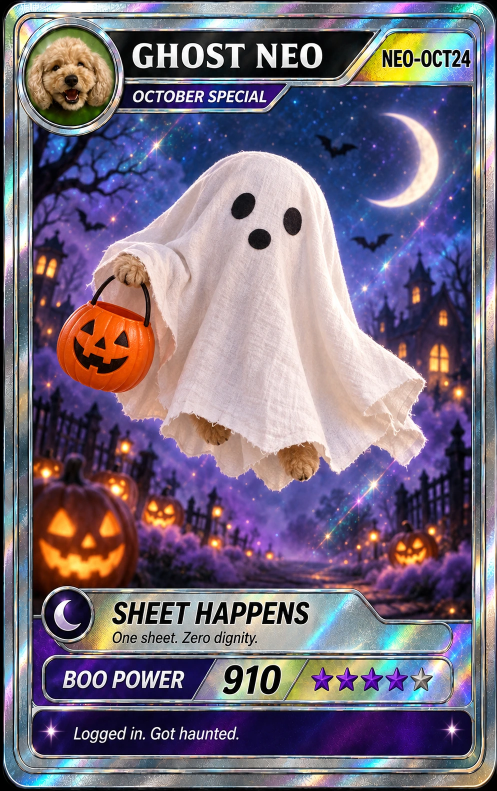
#> input picture cardimage/10_ghost.webp, 994 x 1582 px, given in place of 10_ghost.webp_raw2k.png, which was not available (shown at 1/2 size)
$ python -i cardimage_fruit_templates.py   (imports and definitions only)
#> lines starting #> are read from the running program, lines starting #| are printed output that depends on the picture; pictures that were not available may be replaced by others from this repository, and a replacement may not be noted
#> in recrop, gen is the input picture: PIL image 994x1582 RGB; mean R, G, B 118.9, 108.1, 125.9
"""딸기·상추 카드의 "제목 글자만 지운 5:8 틀" 시안 만들기 (#592, docs/cardimage/).

원본(`cardimage/raw/` 의 딸기·상추 카드, 비율 0.706·0.800)은 달력 카드(994×1582, 5:8)보다 넓다.
틀은 제목판의 글자만 지우고(판·금속 테두리·홀로는 유지, 오른쪽 위 배지는 글자 그대로) 5:8 로
만든다. 비율 차이는 **그림 창이 위아래로 길어지는 것**으로 메우고, 카드·머리띠·주인공·아래판은
늘이거나 누르지 않는다.

1회차 (`--round 1`, 카드마다 두 가지 = 4회 호출):
  v1  원본을 994 폭으로 줄여 994×1582 회색 캔버스 가운데에 놓고 → 2:3 검은 띠 → 한 장만 보낸다.
      결과: 모델이 회색을 그대로 두어 실패.
  v2  이미지 1 = 원본, 이미지 2 = `4_blossom_template.webp`(2:3 검은 띠) 를 **배치 참고로만** 보낸다.
      결과: 방식은 맞았으나 딸기는 카드가 2:3 전체로 그려지고, 상추는 별 개수가 바뀌었다.
  출력은 엔진의 `fit_to_card`(고정 폭 가운데 자르기)로 994×1582 를 만들었다.
  (원본은 2:3 보다 넓어 `pad_to_2_3` 이 띠를 붙이지 않는다 — v2 의 이미지 1 은 원본 그대로 간다.)

2회차 (`--round 2`, 카드마다 v2r2 한 번 = 2회 호출):
  v2 방식 + 별 구성 고정 + "이미지 2 의 카드와 같은 폭, 좌우 검은 여백 유지" 강화.
  출력은 고정 폭으로 자르지 않고 `detect_card_bbox` 로 실제 카드 경계(검은 여백 대비)를 찾아 자른 뒤
  994×1582 로 줄인다. 잘라낸 비율이 0.628 에서 3% 넘게 벗어나면 늘리지 않고 `NOT_ADOPTABLE` 로 남긴다.
  `--recrop lettuce_v2` 는 호출 없이 1회차 raw 에 같은 자르기를 적용한다.

채택 (사용자 09-18) — 둘 다 2회차 v2r2:
  딸기  `strawberry_v2r2_squeezed.png` → `cardimage/strawberry_template.webp`.
        카드 상자가 1691×2526(비율 0.669, +6.5%)이라 `NOT_ADOPTABLE` 이었는데, 그 상자를 가로로만
        ×0.939 눌러(비율 5:8) 994×1582 로 만든 판을 사용자가 골랐다. 이 누르기는 이 도구가 하지 않는다.
  상추  `lettuce_v2r2.png`(상자 1590×2528, +0.1%) → `cardimage/lettuce_template.webp`.
  두 장 모두 WebP q92(lossy, 달 틀과 같은 방식)로 옮겼다. 오른쪽 위 배지(`NEO-S0824`·`NEO-0824`)는
  달 틀처럼 `26<월>` 로 바꾸지 않고 **원본 글자 그대로 둔다** (사용자 결정).
  Nano Banana 2 호출은 1회차 4 + 2회차 2 = 6회, 약 $0.60 (2026-09-18).

결과는 `cardimage/out/templates_fruit/` — 이름별 `.png`, 모델 원본 `_raw2k.png`, 입력 `_inputN.png`,
프롬프트·모델·시각·잘라낸 상자 `.json`, 비교표 `_sheet.png`(1회차)·`_sheet_r2.png`(2회차).
이미 결과가 있는 조합은 다시 부르지 않는다.

⚠ 호출마다 돈이 나갑니다 — Nano Banana 2 2K 한 장 약 $0.10. 1회차 4회 ≈ $0.40, 2회차 2회 ≈ $0.20.
   돌리기 전에 사용자 승인을 받습니다. `--max-calls` 를 넘으면 멈춥니다.

실행 (backend/ 에서):
  PYTHONUTF8=1 uv run --no-sync python tools/cardimage_fruit_templates.py --round 2 --max-calls 2
  PYTHONUTF8=1 uv run --no-sync python tools/cardimage_fruit_templates.py --recrop lettuce_v2     # API 없음
  PYTHONUTF8=1 uv run --no-sync python tools/cardimage_fruit_templates.py --round 2 --sheet-only  # API 없음
"""

from __future__ import annotations

import argparse
import datetime as dt
import io
import json
import sys
import traceback
from pathlib import Path

from cardimage_try import CARDIMAGE, pad_to_2_3, png_bytes, read_env_key
from PIL import Image, ImageDraw, ImageFont

from daengs_cardimage.engine import CARD_SIZE, fit_to_card

OUT = CARDIMAGE / "out" / "templates_fruit"
MODEL = "gemini-3.1-flash-image"
SIZE = "2K"
FILLER = (128, 128, 128)
LAYOUT_REF = CARDIMAGE / "4_blossom_template.webp"
CARD_RATIO = CARD_SIZE[0] / CARD_SIZE[1]
RATIO_TOLERANCE = 0.03

CARDS: dict[str, dict[str, str]] = {
    "strawberry": {
        "file": "raw/strawberry_neo.png",
        "title": "STRAWBERRY NEO",
        "badge": "NEO-S0824",
        "subtitle": "FRUIT DOG",
        "subject": "the red strawberry with the dog's face showing through its round hole, hanging from the green leaf parachute with its thin golden cords",
        "scenery": "the starry pastel sky, the pink clouds, the sparkles and the golden seed trail",
        "panel": '"CALYX GLIDE", "Leaf canopy open. Landing optional.", "AIRTIME", "855", the five stars, and "Tiny seeds. Grand entrance."',
        # 원본 확대 확인(09-18): 초록 3 · 옅은 회녹색 1 · 은회색(살짝 분홍빛) 1
        "stars": "exactly 5 stars, in this order from left to right: 3 green stars, then 1 pale grey-green star, then 1 silver-grey star",
    },
    "lettuce": {
        "file": "raw/Lettuce_neo.png",
        "title": "LETTUCE NEO",
        "badge": "NEO-0824",
        "subtitle": "VEGGIE DOG",
        "subject": "the lettuce figure with the dog's face showing through the leaves, standing on its lettuce-stem legs, and the lettuce leaves floating around it",
        "scenery": "the rainbow holographic light rays, the sparkles and the glossy floor",
        "panel": '"LEAF PARADE", "Loose leaves strut in a fresh breeze.", "FRESH FLUTTER", "800", the five stars, and "Loose leaves. Loud smile."',
        # 원본 확대 확인(09-18): 초록 3 · 은회색 2
        "stars": "exactly 5 stars, in this order from left to right: 3 green stars, then 2 silver-grey stars",
    },
}

KEEP = """Keep everything else exactly as it is in image 1, with the same look, size and proportions: the badge at the top right with the exact text "{badge}" (same text, font, letter size, color, shape and width — do not rename, shorten or resize it), the green ribbon with the text "{subtitle}", the round leaf icon under the badge, the circular portrait at the top left with the dog's face, {subject}, the holographic border, and the bottom panel with all its text and icons: {panel}. Do not add, remove or alter any text. Do not add new objects and do not duplicate existing ones."""

TITLE_ERASE = """Title plate at the top: erase only the letters of the title "{title}". Keep the title plate itself exactly as it is — its dark near-black background band, its metallic edges and its holographic sheen must remain. The result is an empty dark plate with no text. Do not make the plate wider or narrower."""

PROMPT_V1 = """Image 1 is a collectible trading card placed in the middle of a taller canvas. Above and below the card there is flat gray filler, and on the far left and right there are black bars.

Make exactly two changes:

1. """ + TITLE_ERASE + """

2. Turn it into one complete, taller card that fills the whole area between the black bars from the very top edge to the very bottom edge, with no gray left anywhere. The holographic border runs around the new outer edge. Get the extra height only by making the central illustration window taller: extend {scenery} upward and downward, so more of the scene shows above and below the subject. The whole header (circular portrait, title plate, badge, ribbon, leaf icon) sits at the new top of the card and the bottom panel sits at the new bottom, each keeping exactly its current size and shape. Do not stretch or squash anything — the header, the subject, the dog's face and the bottom panel keep their current proportions and scale.

""" + KEEP + """ Keep the black bars on the left and right. Output only the edited card."""

PROMPT_V2 = """Image 1 is a collectible trading card. Image 2 is a different card, given ONLY as a layout reference — do not copy any of its content, colors, texts, illustration, icons or dog.

Redraw image 1 as a taller card:

- Match image 2's overall proportions: the card is tall and narrow and sits centered with black bars on the left and right, exactly like image 2.
- Match the vertical position and the size of image 2's header at the top and of image 2's bottom panel at the bottom.
- Get the extra height only by making image 1's central illustration window taller: extend {scenery} upward and downward, so more of the scene shows above and below the subject. Do not stretch or squash anything — the header, the subject, the dog's face and the bottom panel keep their proportions.
- """ + TITLE_ERASE + """

""" + KEEP + """ Output only the edited card."""

PROMPT_V2R2 = """Image 1 is a collectible trading card. Image 2 is a different card, given ONLY as a layout reference — do not copy any of its content, colors, texts, illustration, icons, stars or dog.

Redraw image 1 as a taller card:

- Card width and margins: the card in your output must be exactly as wide as the card in image 2, and sit centered with the same empty solid black margins on the left and on the right as image 2. The card must NOT extend to the left or right edges of the image — leave those black margins empty. Only the height of the card fills the image from top to bottom, like image 2.
- Match the vertical position and the size of image 2's header at the top and of image 2's bottom panel at the bottom.
- Get the extra height only by making image 1's central illustration window taller: extend {scenery} upward and downward, so more of the scene shows above and below the subject. Do not stretch or squash anything — the header, the subject, the dog's face and the bottom panel keep their proportions.
- """ + TITLE_ERASE + """
- Star rating in the bottom panel: keep exactly the stars of image 1 — {stars}. Do not change the number or the colors of the stars.

""" + KEEP + """ Output only the edited card."""

VARIANTS = {"v1": PROMPT_V1, "v2": PROMPT_V2, "v2r2": PROMPT_V2R2}
ROUNDS = {1: ("v1", "v2"), 2: ("v2r2",)}


# [35 lines left out: functions call_model, inputs_for, not called in this run]


def detect_card_bbox(img: Image.Image, dark: int = 40, pad_share: float = 0.9) -> tuple[int, int, int, int]:
    """검은 여백 대비 카드의 실제 상자 (left, top, right, bottom) — right·bottom 은 배타.

    열(행)마다 '어두운 픽셀 비율'을 보고, 가장자리에서 안쪽으로 가며 그 비율이 `pad_share` 미만이 되는
    첫 열(행)을 카드 경계로 본다. 어두운 제목판은 카드 높이의 몇 % 뿐이라 열 비율을 90% 까지 못 올린다.
    둥근 모서리의 검은 부분은 한 줄 전체로 보면 소수라 역시 경계를 밀어내지 않는다.
    """
#> called with dark = 40, pad_share = 0.9
    g = img.convert("L")
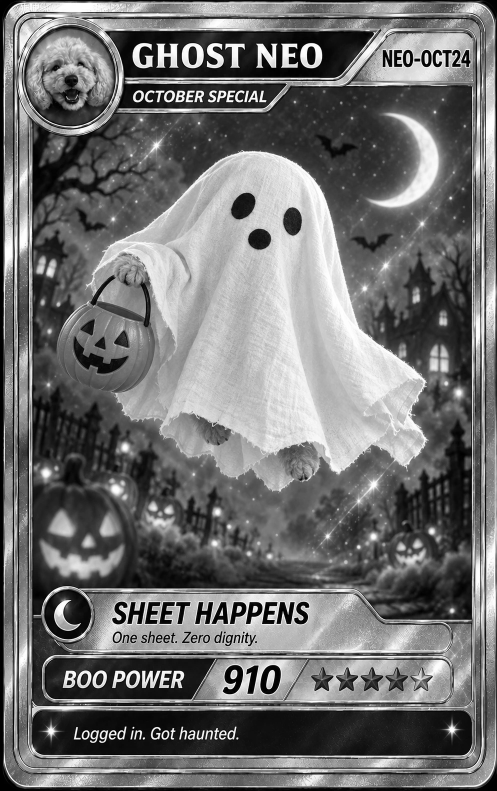
#> g: PIL image 994x1582 L (shown at 1/2 size); min 0, max 255, mean 113.3
    w, h = g.size
#> w = 994; h = 1582
    px = g.load()
    step = 4

    def col_share(x: int, y0: int, y1: int) -> float:
        ys = range(y0, y1, step)
        return sum(1 for y in ys if px[x, y] < dark) / len(ys)

    def row_share(y: int, x0: int, x1: int) -> float:
        xs = range(x0, x1, step)
        return sum(1 for x in xs if px[x, y] < dark) / len(xs)

    left = next((x for x in range(w) if col_share(x, 0, h) < pad_share), 0)
#> left = 6
    right = next((x for x in range(w - 1, -1, -1) if col_share(x, 0, h) < pad_share), w - 1) + 1
#> right = 994
    top = next((y for y in range(h) if row_share(y, left, right) < pad_share), 0)
#> top = 2
    bottom = next((y for y in range(h - 1, -1, -1) if row_share(y, left, right) < pad_share), h - 1) + 1
#> bottom = 1577
    return left, top, right, bottom


def crop_to_card(gen: Image.Image) -> tuple[Image.Image, dict[str, object]]:
    """상자대로 자른다. 비율이 허용 범위면 994×1582 로 줄이고, 아니면 늘리지 않고 높이만 맞춘다."""
    box = detect_card_bbox(gen)
#> box = (6, 2, 994, 1577)
    crop = gen.crop(box)
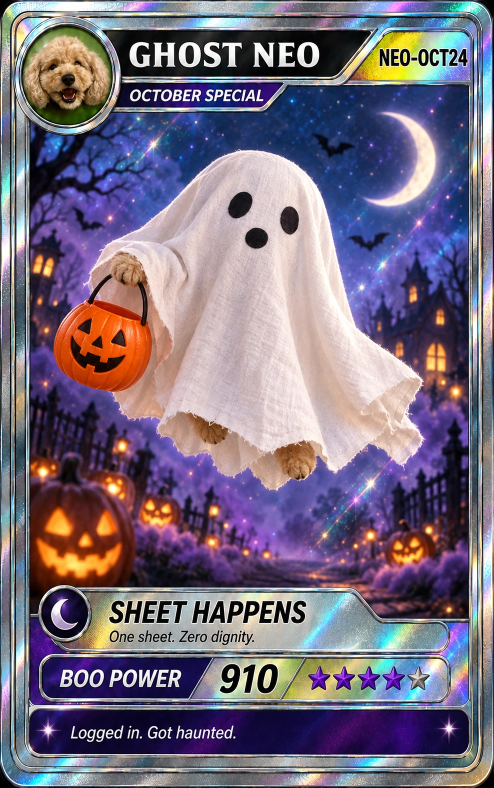
#> crop: PIL image 988x1575 RGB (shown at 1/2 size); mean R, G, B 120.1, 109.2, 127.1
    ratio = crop.width / crop.height
#> ratio = 0.627
    off = ratio / CARD_RATIO - 1
#> off = -0.00162
    adoptable = abs(off) <= RATIO_TOLERANCE
#> adoptable = True
    if adoptable:
        final = crop.resize(CARD_SIZE, Image.LANCZOS)
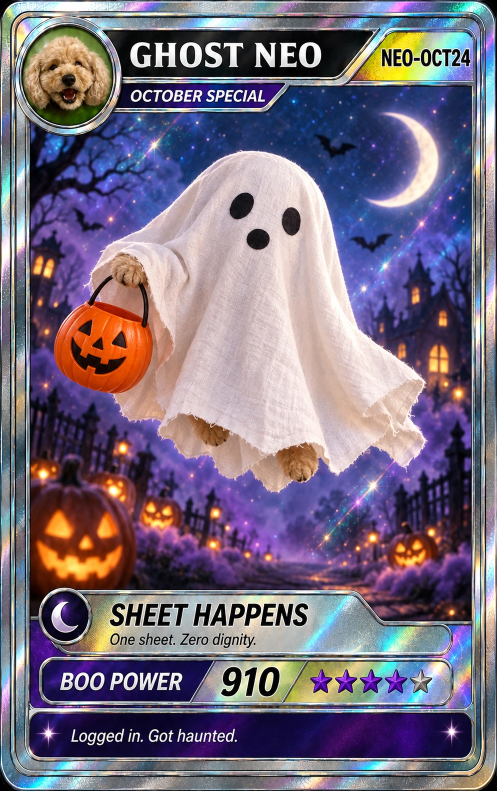
#> final: PIL image 994x1582 RGB (shown at 1/2 size); mean R, G, B 120.1, 109.2, 127.1
    else:
        final = crop.resize((round(crop.width * CARD_SIZE[1] / crop.height), CARD_SIZE[1]), Image.LANCZOS)
    info = {"bbox": box, "bbox_size": crop.size, "ratio": round(ratio, 4), "ratio_off_pct": round(off * 100, 2),
            "adoptable_ratio": adoptable, "final_size": final.size}
#> info = {'bbox': (6, 2, 994, 1577), 'bbox_size': (988, 1575), 'ratio': 0.627, 'ratio_off_pct': -0.16, 'adoptable_ratio': True, 'final_size': (994, 1582)}
    return final, info


def save_cropped(name: str, gen: Image.Image, meta: dict[str, object]) -> Path:
    final, info = crop_to_card(gen)
    meta.update(crop=info)
    p = OUT / (f"{name}.png" if info["adoptable_ratio"] else f"{name}_NOT_ADOPTABLE.png")
    final.save(p)
    print(f"  상자 {info['bbox']} 크기 {info['bbox_size']} 비율 {info['ratio']} ({info['ratio_off_pct']:+}%) → {p.name}")
#|   상자 (6, 2, 994, 1577) 크기 (988, 1575) 비율 0.6273 (-0.16%) → 10_ghost.webp_recrop.png
    return p


# [32 lines left out: function run_one, not called in this run]


def recrop(name: str) -> None:
    """호출 없이 기존 raw 에 상자 자르기를 적용해 `<name>_recrop.png` 로 남긴다."""
    gen = Image.open(OUT / f"{name}_raw2k.png").convert("RGB")
    meta: dict[str, object] = {"source_raw": f"{name}_raw2k.png",
                               "at": dt.datetime.now().astimezone().isoformat(timespec="seconds")}
    save_cropped(f"{name}_recrop", gen, meta)
    (OUT / f"{name}_recrop.json").write_text(json.dumps(meta, ensure_ascii=False, indent=2), encoding="utf-8")


def first_existing(*names: str) -> Path | None:
    return next((OUT / n for n in names if (OUT / n).exists()), None)


# [75 lines left out: functions build_sheet, main, not called in this run]


# [2 lines not run here, left out]

>>> result = recrop('../../cardimage/10_ghost.webp')

$ run again, on cardimage/12_santa.webp
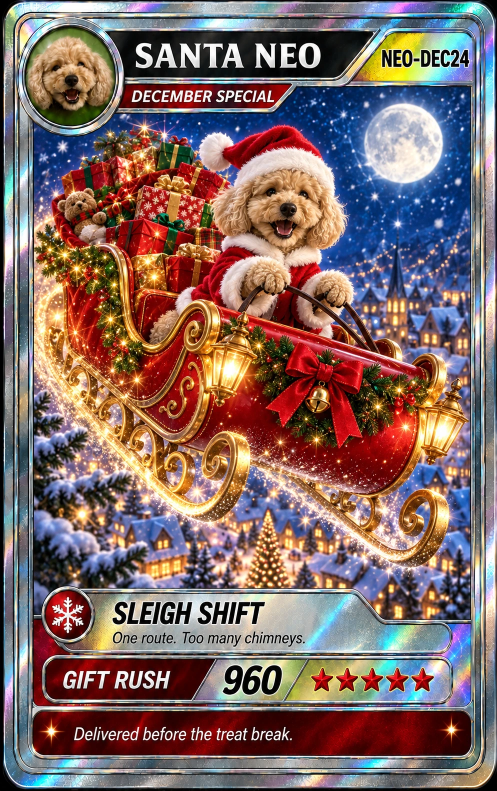
#> input picture cardimage/12_santa.webp, 994 x 1582 px, given in place of 12_santa.webp_raw2k.png, which was not available (shown at 1/2 size)
#> in recrop, gen is the input picture: PIL image 994x1582 RGB; mean R, G, B 128.9, 104.5, 101.3
#> in detect_card_bbox, `g = img.convert("L")`:
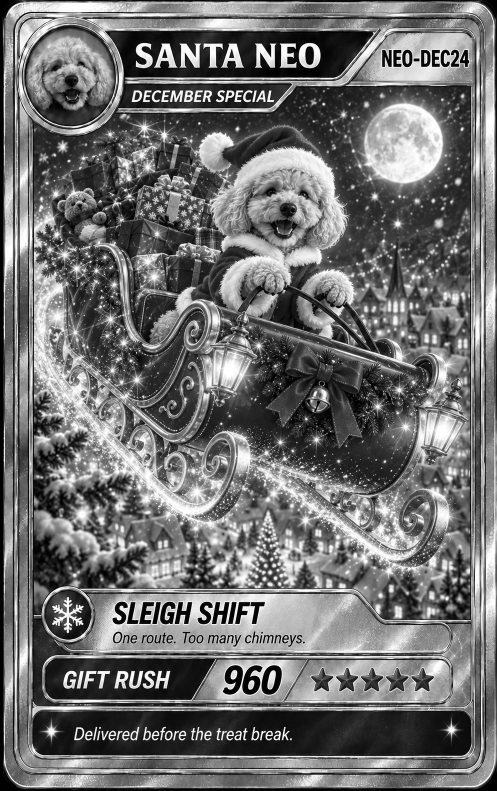
#> g: PIL image 994x1582 L (shown at 1/2 size); min 0, max 255, mean 111.4
#> left = 6
#> right = 994
#> top = 2
#> bottom = 1578
#> box = (6, 2, 994, 1578)
#> in crop_to_card, `final = crop.resize(CARD_SIZE, Image.LANCZOS)`:
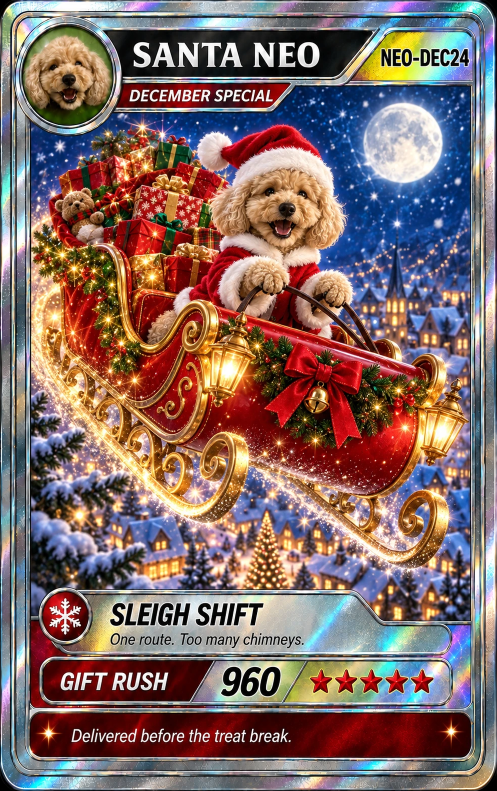
#> final: PIL image 994x1582 RGB (shown at 1/2 size); mean R, G, B 130.1, 105.5, 102.3
#> in crop_to_card, `info = {"bbox": box, "bbox_size": crop.size, "ratio": round(ratio, 4),..`: info = {'bbox': (6, 2, 994, 1578), 'bbox_size': (988, 1576), 'ratio': 0.627, 'ratio_off_pct': -0.23, 'adoptable_ratio': True, 'final_size': (994, 1582)}
#|   상자 (6, 2, 994, 1578) 크기 (988, 1576) 비율 0.6269 (-0.23%) → 12_santa.webp_recrop.png

$ run again, on cardimage/1_new_year.webp
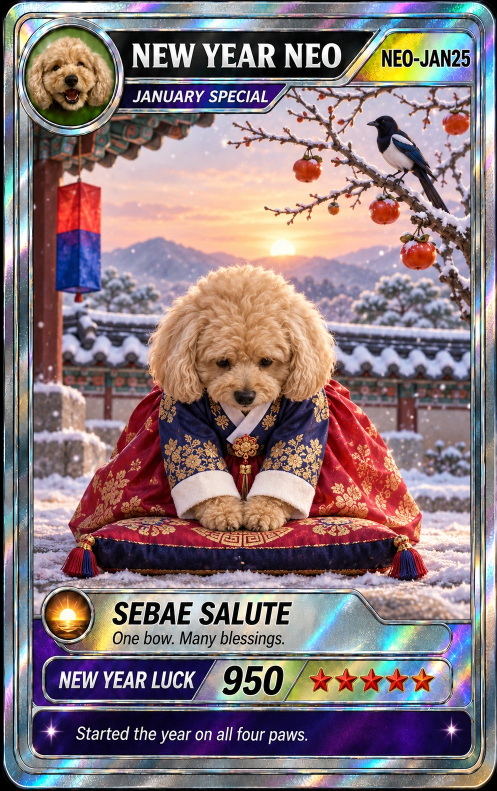
#> input picture cardimage/1_new_year.webp, 994 x 1582 px, given in place of 1_new_year.webp_raw2k.png, which was not available (shown at 1/2 size)
#> in recrop, gen is the input picture: PIL image 994x1582 RGB; mean R, G, B 138.4, 119.5, 123.2
#> in detect_card_bbox, `g = img.convert("L")`:
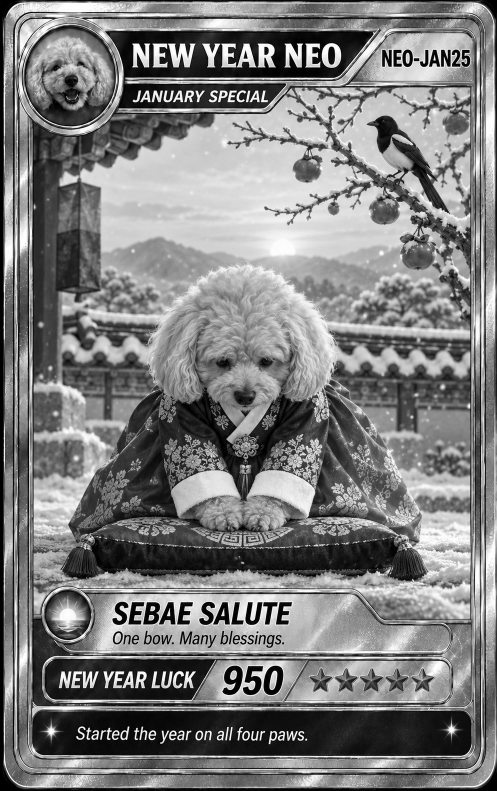
#> g: PIL image 994x1582 L (shown at 1/2 size); min 0, max 255, mean 125.6
#> left = 6
#> right = 994
#> top = 2
#> bottom = 1578
#> box = (6, 2, 994, 1578)
#> in crop_to_card, `final = crop.resize(CARD_SIZE, Image.LANCZOS)`:
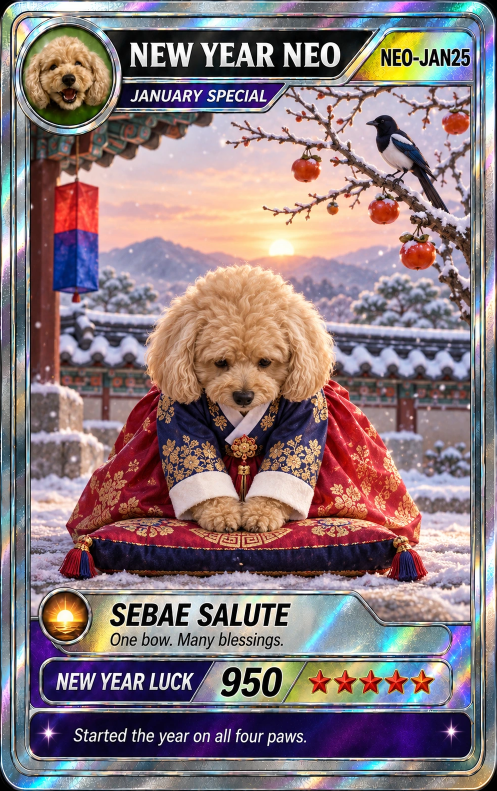
#> final: PIL image 994x1582 RGB (shown at 1/2 size); mean R, G, B 139.7, 120.7, 124.3
#> in crop_to_card, `info = {"bbox": box, "bbox_size": crop.size, "ratio": round(ratio, 4),..`: info = {'bbox': (6, 2, 994, 1578), 'bbox_size': (988, 1576), 'ratio': 0.627, 'ratio_off_pct': -0.23, 'adoptable_ratio': True, 'final_size': (994, 1582)}
#|   상자 (6, 2, 994, 1578) 크기 (988, 1576) 비율 0.6269 (-0.23%) → 1_new_year.webp_recrop.png
